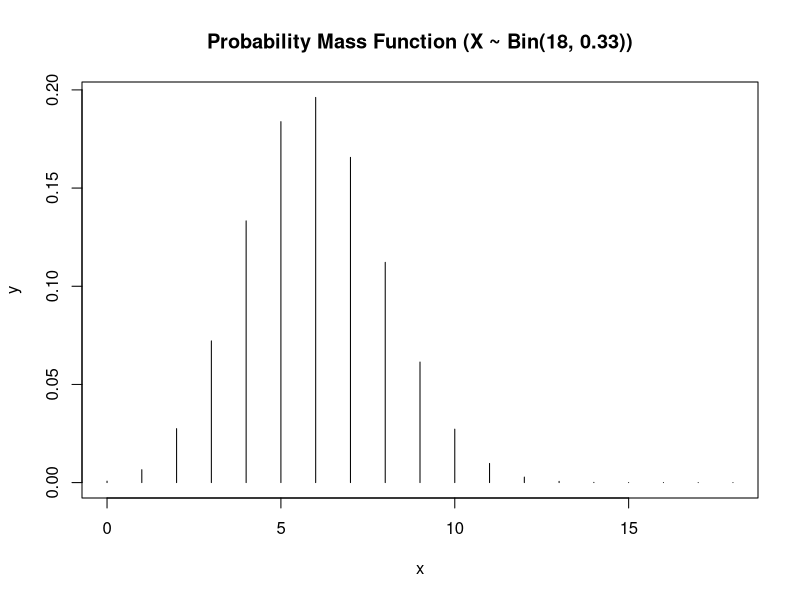
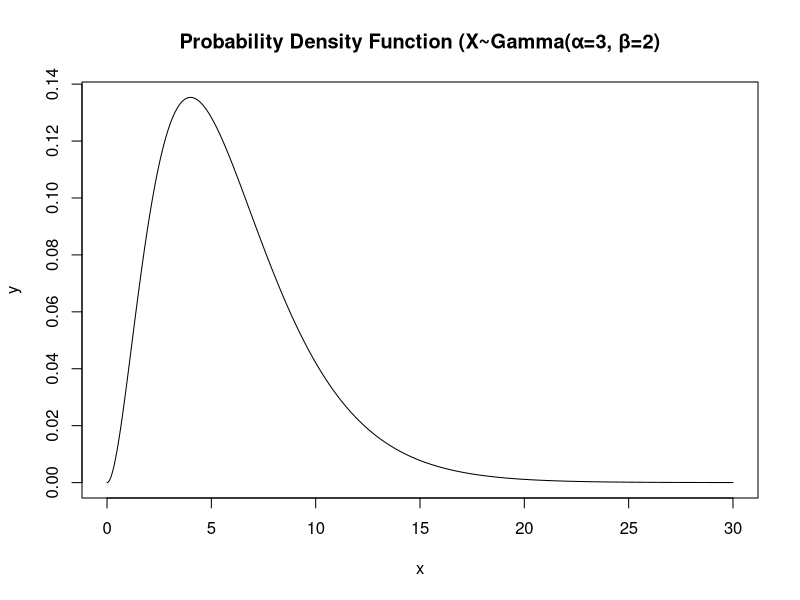

These charts were generated, in order, by the following R code:
## ---- chunk 1
knitr::opts_chunk$set(echo = TRUE)
## ---- chunk 2
ppois(25, lambda = 8*4.5)
## ---- chunk 3
dpois(30, lambda = 8*4.5)

## ---- chunk 4
(ppois(34,lambda = 8*4.5)-ppois(30, lambda = 8*4.5))/(1-ppois(30, lambda = 8*4.5))
## ---- chunk 5

pbinom(3, size = 100,prob = 0.017, lower.tail = FALSE)
## ---- chunk 6
ppois(3, lambda = 100*0.017, lower.tail = FALSE)

## ---- chunk 7
pnorm(30.7, mean = 28.6, sd =1.25)- pnorm(27.8, mean = 28.6, sd = 1.25)
## ---- chunk 8
pnorm(29.5, mean = 28.6, sd = 1.25)
## ---- chunk 9
(pnorm(30.5, mean = 28.6, sd = 1.25) - pnorm(29, mean = 28.6, sd = 1.25))/(1-pnorm(29, mean = 28.6, sd = 1.25))
## ---- chunk 10
# mean = α*β
5*10
## ---- chunk 11
# σ=√(var(X))=√var(X)=√(α*β^2).
sqrt(5*10^2)
## ---- chunk 12
pgamma(30, shape = 5, scale = 10, lower.tail = FALSE)
## ---- chunk 13
pgamma(14, shape = 5, scale = 10)
## ---- chunk 14
plot(0:18, dbinom(0:18, size = 18, prob = 0.33),type = "h", main = "Probability Mass Function (X ~ Bin(18, 0.33))", xlab = "x", ylab = "y")
## ---- chunk 15
x = seq(0, 30, by= 0.01)
y = dgamma(x, shape = 3, scale = 2)
plot(x,y,type = "l", main = "Probability Density Function (X~Gamma(α=3, β=2)")
